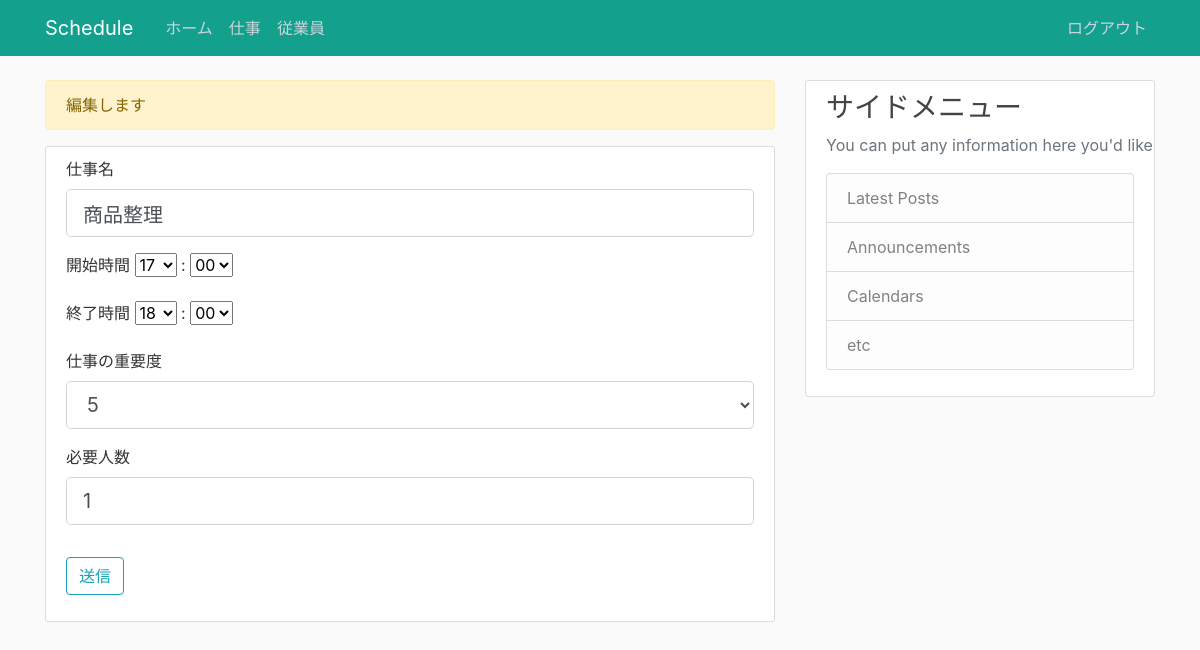
Page /job/3/edit (signed in) on the committed database.
### flask_schedule/models.py (models this page shows, shortened)
class Job(db.Model):
  id = db.Column(db.Integer, primary_key=True)
  jobname = db.Column(db.String(20), unique=True, nullable=False)
  starttime = db.Column(db.String(10))
  endtime = db.Column(db.String(10))
  priority = db.Column(db.String(3))
  required_number = db.Column(db.Integer)

### flask_schedule/views/job.py (the view)
@app.route('/job/<int:id>/edit', methods=['GET', 'POST'])
def edit_job(id):
  if not session.get('logged_in'):
    return redirect(url_for('login'))
  job = Job.query.get_or_404(id)
  form = JobForm()
  hour = hourlist
  minutes = minuteslist
  form.starttime_hour.choices = hourlist
  form.starttime_minutes.choices = minuteslist
  form.endtime_hour.choices = hourlist
  form.endtime_minutes.choices = minuteslist
  form.priority.choices = priorty_list
  if form.validate_on_submit():
    flash('編集しました', 'success')
    job.jobname = form.jobname.data
    job.starttime=form.starttime_hour.data+':'+form.starttime_minutes.data
    job.endtime=form.endtime_hour.data+':'+form.endtime_minutes.data
    job.priority = form.priority.data
    job.required_number = form.required_number.data
    db.session.commit()
    return redirect(url_for('job'))
  elif request.method == "GET":
    form.jobname.data = job.jobname
    form.starttime_hour.data = job.starttime.split(':')[0]
    form.starttime_minutes.data = job.starttime.split(':')[1]
    form.endtime_hour.data = job.endtime.split(':')[0]
    form.endtime_minutes.data = job.endtime.split(':')[1]
    form.priority.data = job.priority
    form.required_number.data = job.required_number
    flash('編集します', 'warning')
    return render_template('job/edit.html',form=form,job=job)

### flask_schedule/forms.py
class JobForm(FlaskForm):
  jobname = StringField('仕事名',validators=[DataRequired(), Length(min=1, max=20)])
  starttime_hour = SelectField('開始時間',validators=[DataRequired()])
  starttime_minutes = SelectField(':',validators=[DataRequired()])
  endtime_hour = SelectField('終了時間',validators=[DataRequired()])
  endtime_minutes = SelectField(':',validators=[DataRequired()])
  required_number = IntegerField('必要人数', validators=[DataRequired()],default=1)
  priority = SelectField('仕事の重要度',validators=[DataRequired()])
  submit = SubmitField('送信')

### flask_schedule/views/views.py (called while the page is built)
@app.context_processor
def override_url_for():
    return dict(url_for=dated_url_for)

def dated_url_for(endpoint, **values):
    if endpoint == 'static':
        filename = values.get('filename', None)
        if filename:
            file_path = os.path.join(app.root_path,
                                 endpoint, filename)
            values['q'] = int(os.stat(file_path).st_mtime)
    return url_for(endpoint, **values)

### flask_schedule/templates/job/edit.html (shortened to what this page needs)
{% extends "layout.html" %}
{% block content %}
  <div class="content-section">
    <form method="POST" action="">
      <div class="form-group">
        <fieldset class="form-group">
          <div class="form-group">
            {{ form.jobname.label(class="form-control-label")}}
            {{ form.jobname(class="form-control form-control-lg") }}
          </div>
          <div class="form-group">
            {{ form.starttime_hour.label()}}
            {{ form.starttime_hour() }}
            {{ form.starttime_minutes.label()}}
            {{ form.starttime_minutes() }}
          </div>
          <div class="form-group">
            {{ form.endtime_hour.label()}}
            {{ form.endtime_hour() }}
            {{ form.endtime_minutes.label()}}
            {{ form.endtime_minutes() }}
          </div>
          <div class="form-group">
            {{ form.priority.label(class="form-control-label")}}
            {{ form.priority(class="form-control form-control-lg") }}
          </div>
          <div class="form-group">
            {{ form.required_number.label(class="form-control-label")}}
            {{ form.required_number(class="form-control form-control-lg") }}
          </div>
        </fieldset>
      </div>
      <div class="form-group">
        {{ form.submit(class="btn btn-outline-info") }}
      </div>
    </form>
  </div>
{% endblock %}

### flask_schedule/static/main.css (style rules this page uses)
body { background: #fafafa; color: #333333; margin-top: 5rem; }
.content-section { background: #ffffff; padding: 10px 20px; border: 1px solid #dddddd; border-radius: 3px; margin-bottom: 20px; white-space: nowrap; overflow: hidden; }

### rows in the picture
Job: jobname "商品整理", priority "5", required_number "1"

### other values in the picture
{{ message }} "編集します"
